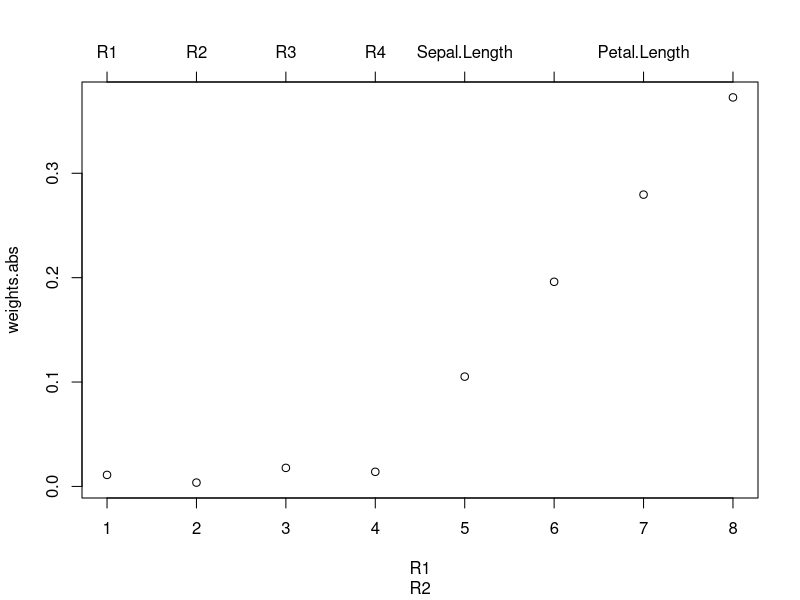

Write the R code that produced this figure.
##############################################################################
## Stratified RF test implementation
##
## Author: Einar H
##############################################################################

require(MASS)                        # for calculating discriminant projection
require(rpart)                       # for building decision trees

# some data to work with, will add 4 dimensions of noise to the iris data set
data(iris)
data = iris
samples = nrow(data)
random = cbind(rnorm(samples), rnorm(samples), rnorm(samples), rnorm(samples))
colnames(random) = c("R1", "R2", "R3", "R4")
data = cbind(random, data)

# step i) compute informativeness of each feature
lda.fit = lda(Species~., data=data)
weights.abs = abs(lda.fit$scaling[,1]) # use the weights from the best LD direction
weights.abs = weights.abs/sum(weights.abs) # normalize

plot(weights.abs, xlab=colnames(data)) # as expected the noise features (first 4) have low scores
axis(3, labels=names(weights.abs), at=1:length(weights.abs))

# step ii) define a cutoff for the "strong" group; Ye & al. use the mean of the weights
cutoff = mean(weights.abs)
strong = weights.abs > cutoff # will correctly identify the noise features

# step iii) generate bootstrap samples for your trees


# step iv) generate a tree per bootstrap sample

#step v) combine trees to a forest, final classification done by voting
